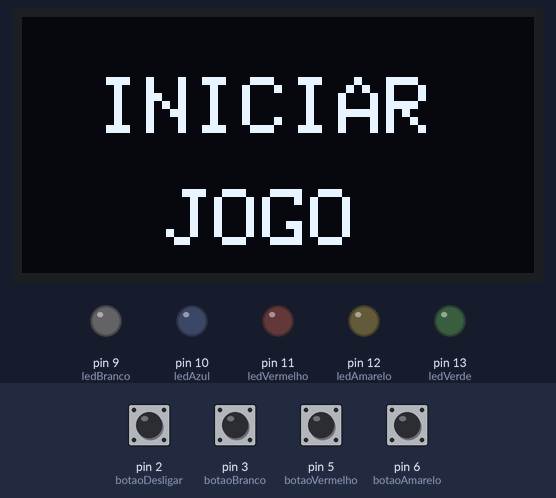
Simulated run of this sketch. Board: Arduino Uno, built with avr-gcc and run on an emulated ATmega328P. On the bench: 128×64 one-colour display, output pins drawn as LEDs (lit = HIGH). The test bench sets the inputs (shaded band); at power-on: pin 2 (botaoDesligar), pin 3 (botaoBranco), pin 5 (botaoVermelho), pin 6 (botaoAmarelo) HIGH. Random numbers use the default seed unless the sketch sets one; what the sketch prints to the serial monitor is not drawn.

Above: at 1.2 s.
1.3 s: pin 2 (botaoDesligar) pulled LOW for 0.15 s
At 4.21 s:
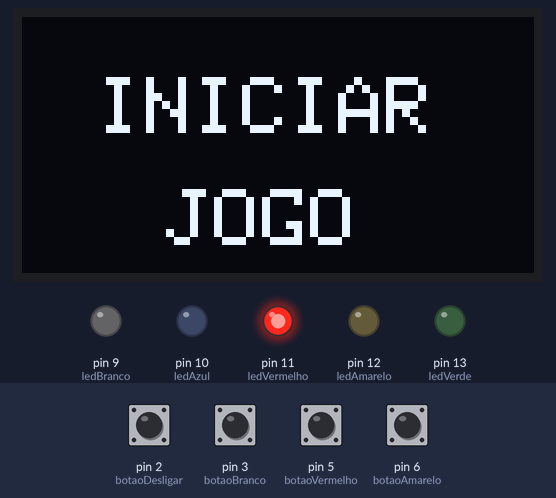
4.4 s: pin 5 (botaoVermelho) pulled LOW for 0.15 s
At 5.4 s:
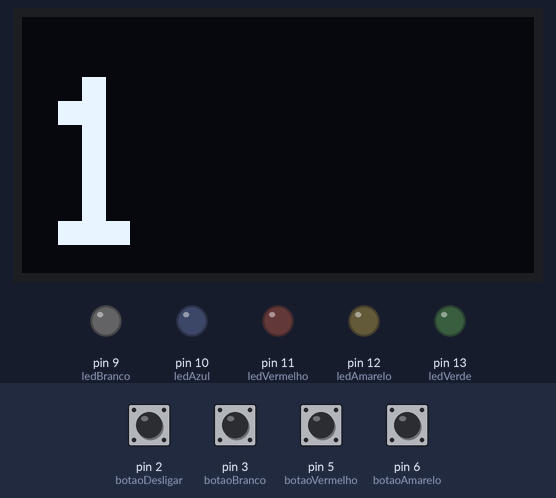
15.5 s: pin 2 (botaoDesligar) pulled LOW for 3.2 s
At 18.4 s:
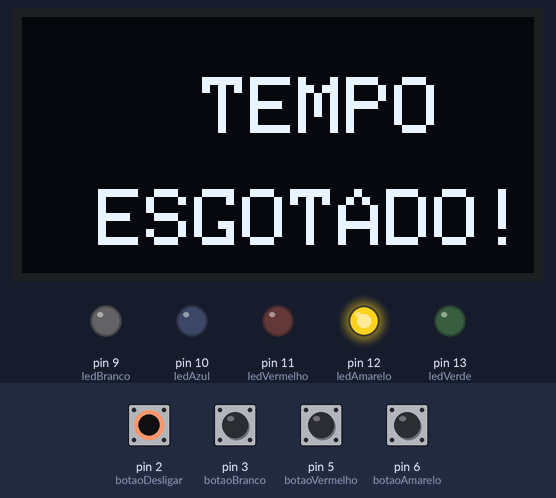
Timing chart, 0 to 22.6 s (numbered marks = the images above; inputs shaded):
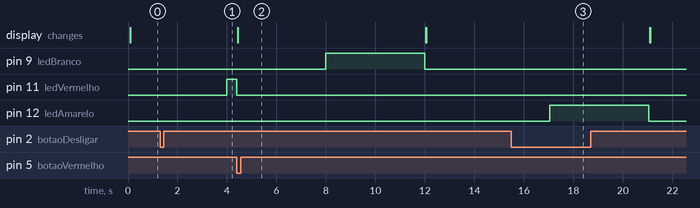

Measured:
- after the input at 1.3 s, pin 11 (ledVermelho): LOW → HIGH after 2.7 s
- after the input at 4.4 s, pin 9 (ledBranco): LOW → HIGH after 3.6 s, → LOW 4.0 s later
- after the input at 15.5 s, pin 12 (ledAmarelo): LOW → HIGH after 1.6 s, → LOW 4.0 s later

The sketch:

jogodeReflexo.ino
```cpp
#include <Wire.h>
#include <Adafruit_GFX.h>
#include <Adafruit_SSD1306.h>

#define SCREEN_WIDTH 128
#define SCREEN_HEIGHT 64

int pontos = 0;
int tempo = 1200;        // TEMPO PADRÃO INICIAL LV.1
int nivelMedio = 1000;   // TEMPO MÉDIO INICIAL LV.2
int nivelDificil = 800;  // TEMPO DIFÍCIL INICIAL LV.3

int botaoPrecionado = 0;
int botaoAtual = -1;     // VARIAVEL PARA ARMAZENAR BOTÃO A SER PRESSIONADO
unsigned long previousMillis = 0;
int ledAtual = -1;       // ARMAZENA LED ATUAL
bool ledLigado = false;
bool jogoIniciado = false;
int botaoIniciarPressionado = 0;

// LEDS
int ledVerde = 13;
int ledAmarelo = 12;
int ledVermelho = 11;
int ledAzul = 10;
int ledBranco = 9;

// BOTÕES
int botaoVerde = 7;
int botaoAmarelo = 6;
int botaoVermelho = 5;
int botaoAzul = 4;
int botaoBranco = 3;
int botaoDesligar = 2;
int mensagem = 0;

Adafruit_SSD1306 display(SCREEN_WIDTH, SCREEN_HEIGHT, &Wire, -1);


void setup() {
  Serial.begin(9600);

  // PINOS LEDS
  pinMode(ledVerde, OUTPUT);
  pinMode(ledAmarelo, OUTPUT);
  pinMode(ledVermelho, OUTPUT);
  pinMode(ledAzul, OUTPUT);
  pinMode(ledBranco, OUTPUT);

  // PINOS DOS BOTÕES
  pinMode(botaoVerde, INPUT_PULLUP);
  pinMode(botaoAmarelo, INPUT_PULLUP);
  pinMode(botaoVermelho, INPUT_PULLUP);
  pinMode(botaoAzul, INPUT_PULLUP);
  pinMode(botaoBranco, INPUT_PULLUP);

  pinMode(botaoDesligar, INPUT_PULLUP); // BOTÃO DESLIGAR


  if (!display.begin(SSD1306_SWITCHCAPVCC, 0x3C)) {
    Serial.println(F("Falha ao inicializar o OLED"));
    while (1);
  }

  display.clearDisplay();  // LIMPAR O DISPLAY

}

void loop() {

  int arrayLeds[] = {ledVerde, ledAmarelo, ledVermelho, ledAzul, ledBranco};
  int arrayBotoes[] = {botaoVerde, botaoAmarelo, botaoVermelho, botaoAzul, botaoBranco};

  int tamanho = sizeof(arrayLeds) / sizeof(arrayLeds[0]); //TAMANHO DO ARRAY

  unsigned long currentMillis = millis();  // TEMPO ATUAL
  botaoIniciarPressionado = digitalRead(botaoDesligar);


  if(botaoIniciarPressionado == LOW){
    tempo = 4000;
    iniciarJogo();
  }

  // NIVEL DE DIFICULDADE DE ACORDO COM A PONTUAÇÃO
  if (pontos > 7) {
    tempo = nivelMedio;
  }

  if (pontos > 15) {
    tempo = nivelDificil;
  }

  if(jogoIniciado){

  //ESCOLHER LED ALEATORIO
  if (!ledLigado) {
    if (currentMillis - previousMillis >= tempo) {
      previousMillis = currentMillis;      // ATUALIZAR O TEMPO ANTERIOR

      ledAtual = rand() % tamanho;         // LED ALEATORIO
      digitalWrite(arrayLeds[ledAtual], HIGH);
      ledLigado = true;
      // Serial.println("LED aceso: " + String(arrayLeds[ledAtual]));

      botaoAtual = arrayBotoes[ledAtual];  // Define o botão correspondente
    }
  }

  // VERIFICAR SE O BOTÃO CERTO FOI PRECIONADO
  botaoPrecionado = digitalRead(botaoAtual);

  if (ledLigado && botaoPrecionado == LOW) { //VERIFICA SE O BOTÃO REFERENTE AO LED FOI PRECIONADO
    digitalWrite(arrayLeds[ledAtual], LOW);
    ledLigado = false;
    pontos++;
    Serial.println("Acertou! Pontos: " + String(pontos));

     display.clearDisplay();
     mostrarNaTela(String(pontos),3,15,6);
  }

  // APAGA LED AUTOMATICAMENTE SE NÃO FOR PRECIONADO

  if (ledLigado && (currentMillis - previousMillis >= tempo)) {
    digitalWrite(arrayLeds[ledAtual], LOW);
    ledLigado = false;
    Serial.println("Tempo esgotado! Fim de Jogokkk");
    display.clearDisplay();
    mostrarNaTela("TEMPO",45,15,2);
    mostrarNaTela("ESGOTADO!",19,43,2);
    delay(5000);
    display.clearDisplay();

    pontos = 0;
    jogoIniciado = false;
  }

  }else{
     Serial.println("INICIAR!");
     mostrarNaTela("INICIAR",19,15,2);
     mostrarNaTela("JOGO",36,43,2);


  }
}

void mostrarNaTela(String texto,int w,int h,int ts) {
  display.setTextSize(ts);
  display.setTextColor(SSD1306_WHITE);
  display.setCursor(w,h);
  display.print(texto);
  display.display();
}

void iniciarJogo(){
  jogoIniciado = true;
}
```
